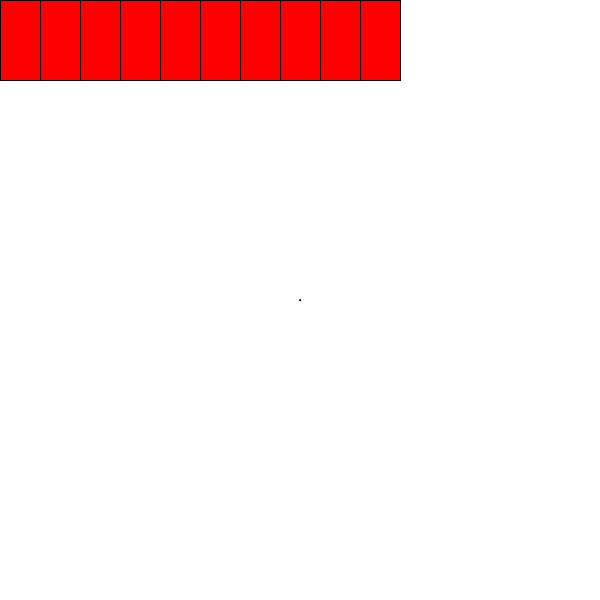
Frame 1 (no input)
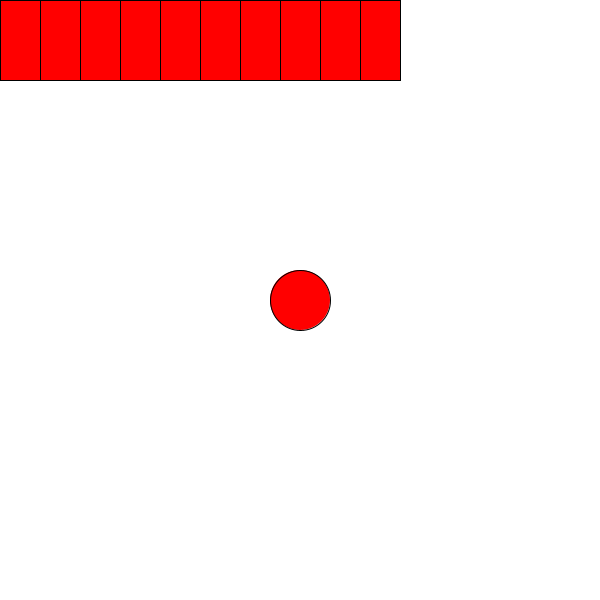
Frame 60 (the mouse pressed at the canvas centre just before this capture)
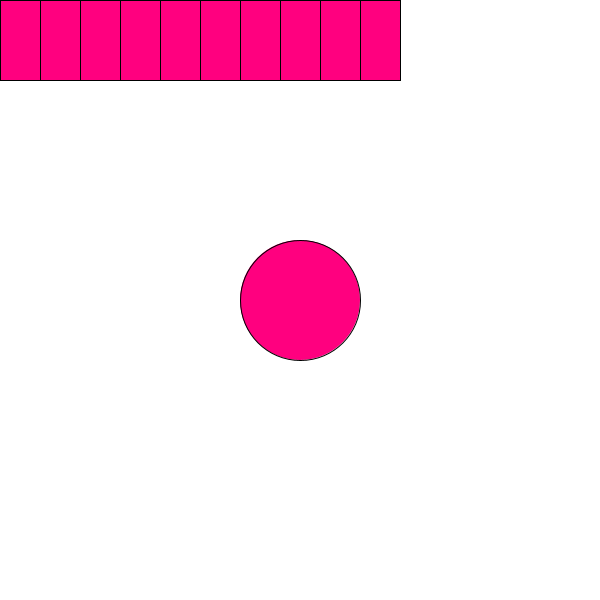
Frame 120 (the mouse held since frame 60 and released just before this capture)

The Processing sketch that drew these frames (run headless with seeded random() and noise(); from frame 60 on, the mouse is pressed at the canvas centre):

// Processing sketch: week6_1_for_loops
// ── week6_1_for_loops.pde
int w = 40;
int h = 80;
float mappedValue;
float mappedRad;
int multiplier = 1;

void setup() {

  size(600, 600);
}


void draw() {
  background(255);
/*
  rect(0, 0, w, h);
  rect(w, 0, w, h);
  rect(w*2, 0, w, h);
  rect(w*3, 0, w, h);
  rect(w*4, 0, w, h);
  rect(w*5, 0, w, h);
  rect(w*6, 0, w, h);
  rect(w*7, 0, w, h);
  rect(w*8, 0, w, h);
  rect(w*9, 0, w, h);*/
  
  mappedValue = map(mouseX,0,width,0,255);
  fill(255,0,mappedValue,255);
  //println("mouseX: " + mouseX + "----" + "mappedValue: " + mappedValue);
  for(int i = 0; i < 10; i = i +1) {
    rect((w)*i, 0, w, h);
  }
  
  
  //mappedRad = map(mouseX,0,600,0,600);
  
  
  if(mappedRad > 200) {
    multiplier = -1;
    println("greater than 200");
  }
  
  if(mappedRad < 0){
    multiplier = 1;
     println("lower than 0");
  }
  
  mappedRad = mappedRad + 1 * multiplier; 
  
  ellipse(300,300,mappedRad,mappedRad);
  
  //println(mappedRad);
  
  
  
  
  
  
  
  
}
